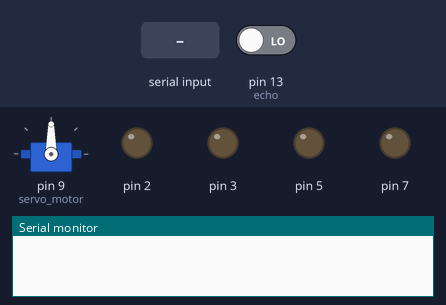
This sketch was run on a simulated Arduino Uno, built with avr-gcc and run on an emulated ATmega328P. On the bench: servo, output pins drawn as LEDs (lit = HIGH), the last lines printed to the serial monitor. The test bench sets the inputs (shaded band); at power-on: pin 13 (echo) LOW. Pins used as bus, display or sensor lines are not drawn.

Above: at 1.8 s.
1.9 s: "1\n" received over Serial
At 3.6 s:
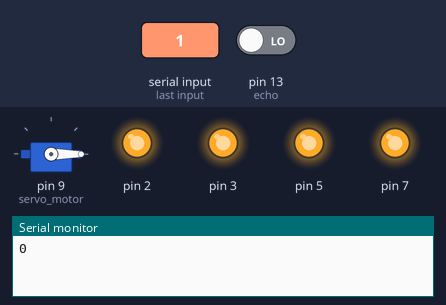
At 9.4 s:
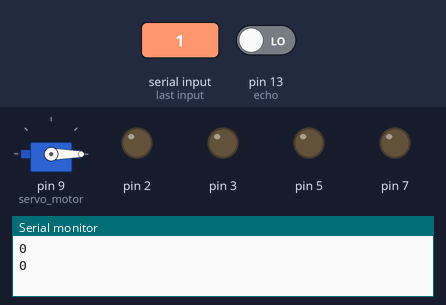
Timing chart, 0 to 18.0 s (numbered marks = the images above; inputs shaded):
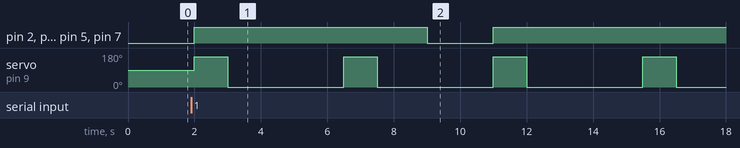

Measured:
- by itself, servo on pin 9 (servo_motor): alternates 160° for 1.0 s and 0° for 3.5 s

The sketch:

task1.ino
```cpp
String serialCommunication;


#include <Servo.h>


const int echo = 13;
const int trig = 12;

Servo servo_motor;

int ultasonicWaves_time = 0;
int object_distance  = 0;


void setup()

{
    servo_motor.attach(9);

    pinMode(trig , OUTPUT);
    pinMode(echo , INPUT);
    pinMode(2 , OUTPUT);
    pinMode(3 , OUTPUT);
    pinMode(5 , OUTPUT);
    pinMode(7 ,OUTPUT);
    Serial.begin(9600);


}

void loop()

{
   digitalWrite(trig ,HIGH);
   delay(1000);
   digitalWrite(trig ,LOW);

   ultasonicWaves_time = pulseIn(echo , HIGH);
   object_distance  = (ultasonicWaves_time/2) /28.5;
   Serial.println(object_distance );


   servo_motor.write(0);

   if (object_distance <= 20 )
   {
    digitalWrite(2 ,HIGH);
    digitalWrite(3 ,HIGH);
    digitalWrite(5 ,HIGH);
    digitalWrite(7 ,HIGH);

    servo_motor.attach(9);
    servo_motor.write(160);
    delay(1000);
    servo_motor.write(0);
    delay(1500);


   }

  else

  {

    digitalWrite(2 ,LOW);
    digitalWrite(3 ,LOW);
    digitalWrite(5 ,LOW);
    digitalWrite(7 ,LOW);

    servo_motor.detach();

  }


  if (Serial.available()) {
    serialCommunication = Serial.readStringUntil('\n');
    serialCommunication.trim();
    if(serialCommunication.equals("red"))
    {
      digitalWrite(2 ,HIGH);
      digitalWrite(3 ,HIGH);
    }
    else

    {
      digitalWrite(2 ,LOW);
      digitalWrite(3 ,LOW);
      digitalWrite(5 ,LOW);
      digitalWrite(7 ,LOW);


    }
  }

}
```
